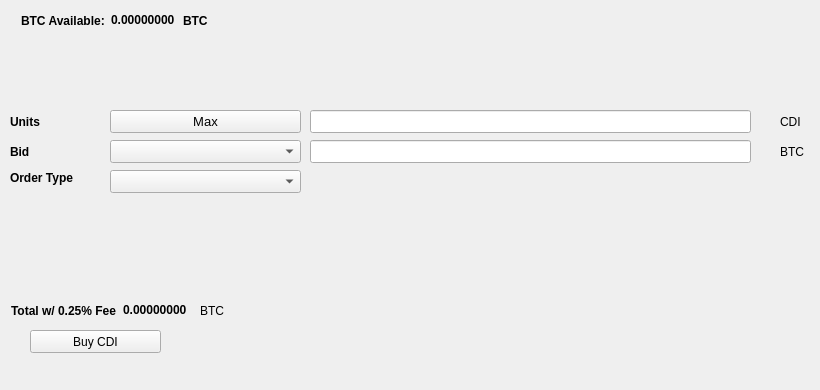
   <widget class="QWidget" name="BuyTab">
    <attribute name="title">
     <string>Buy</string>
    </attribute>
    <widget class="QPushButton" name="BuyCDI">
     <property name="geometry">
      <rect>
       <x>30</x>
       <y>330</y>
       <width>131</width>
       <height>23</height>
      </rect>
     </property>
     <property name="text">
      <string>Buy CDI</string>
     </property>
     <property name="icon">
      <iconset resource="../cdi.qrc">
       <normaloff>:/icons/bitcoin</normaloff>:/icons/bitcoin</iconset>
     </property>
    </widget>
    <widget class="QLabel" name="label_3">
     <property name="geometry">
      <rect>
       <x>10</x>
       <y>110</y>
       <width>46</width>
       <height>23</height>
      </rect>
     </property>
     <property name="font">
      <font>
       <weight>75</weight>
       <bold>true</bold>
      </font>
     </property>
     <property name="text">
      <string>Units</string>
     </property>
    </widget>
    <widget class="QLineEdit" name="UnitsInput">
     <property name="geometry">
      <rect>
       <x>310</x>
       <y>110</y>
       <width>441</width>
       <height>23</height>
      </rect>
     </property>
     <property name="font">
      <font>
       <pointsize>9</pointsize>
       <weight>75</weight>
       <bold>true</bold>
      </font>
     </property>
    </widget>
    <widget class="QLineEdit" name="BuyBidPriceEdit">
     <property name="geometry">
      <rect>
       <x>310</x>
       <y>140</y>
       <width>441</width>
       <height>23</height>
      </rect>
     </property>
     <property name="font">
      <font>
       <pointsize>9</pointsize>
       <weight>75</weight>
       <bold>true</bold>
      </font>
     </property>
    </widget>
    <widget class="QLabel" name="label_4">
     <property name="geometry">
      <rect>
       <x>780</x>
       <y>110</y>
       <width>31</width>
       <height>23</height>
      </rect>
     </property>
     <property name="text">
      <string>CDI</string>
     </property>
    </widget>
    <widget class="QLabel" name="label_5">
     <property name="geometry">
      <rect>
       <x>780</x>
       <y>140</y>
       <width>31</width>
       <height>23</height>
      </rect>
     </property>
     <property name="text">
      <string>BTC</string>
     </property>
    </widget>
    <widget class="QLabel" name="label_6">
     <property name="geometry">
      <rect>
       <x>10</x>
       <y>140</y>
       <width>46</width>
       <height>23</height>
      </rect>
     </property>
     <property name="font">
      <font>
       <weight>75</weight>
       <bold>true</bold>
      </font>
     </property>
     <property name="text">
      <string>Bid</string>
     </property>
    </widget>
    <widget class="QLabel" name="label_7">
     <property name="geometry">
      <rect>
       <x>10</x>
       <y>170</y>
       <width>91</width>
       <height>16</height>
      </rect>
     </property>
     <property name="font">
      <font>
       <weight>75</weight>
       <bold>true</bold>
      </font>
     </property>
     <property name="text">
      <string>Order Type</string>
     </property>
    </widget>
    <widget class="QPushButton" name="Buy_Max_Amount">
     <property name="geometry">
      <rect>
       <x>110</x>
       <y>110</y>
       <width>191</width>
       <height>23</height>
      </rect>
     </property>
     <property name="font">
      <font>
       <pointsize>10</pointsize>
      </font>
     </property>
     <property name="text">
      <string>Max</string>
     </property>
    </widget>
    <widget class="QComboBox" name="BuyBidcomboBox">
     <property name="geometry">
      <rect>
       <x>110</x>
       <y>140</y>
       <width>191</width>
       <height>23</height>
      </rect>
     </property>
     <property name="font">
      <font>
       <pointsize>10</pointsize>
      </font>
     </property>
    </widget>
    <widget class="QComboBox" name="buyOrdertypeCombo">
     <property name="geometry">
      <rect>
       <x>110</x>
       <y>170</y>
       <width>191</width>
       <height>23</height>
      </rect>
     </property>
     <property name="font">
      <font>
       <pointsize>10</pointsize>
      </font>
     </property>
    </widget>
    <widget class="QWidget" name="layoutWidget1">
     <property name="geometry">
      <rect>
       <x>21</x>
       <y>11</y>
       <width>227</width>
       <height>19</height>
      </rect>
     </property>
     <layout class="QHBoxLayout" name="horizontalLayout_3">
      <item>
       <widget class="QLabel" name="label232">
        <property name="font">
         <font>
          <weight>75</weight>
          <bold>true</bold>
         </font>
        </property>
        <property name="text">
         <string>BTC Available:</string>
        </property>
       </widget>
      </item>
      <item>
       <widget class="QLabel" name="BtcAvailableLbl">
        <property name="palette">
         <palette>
          <active>
           <colorrole role="WindowText">
            <brush brushstyle="SolidPattern">
             <color alpha="255">
              <red>0</red>
              <green>0</green>
              <blue>0</blue>
             </color>
            </brush>
           </colorrole>
           <colorrole role="Button">
            <brush brushstyle="SolidPattern">
             <color alpha="255">
              <red>0</red>
              <green>170</green>
              <blue>0</blue>
             </color>
            </brush>
           </colorrole>
           <colorrole role="Light">
            <brush brushstyle="SolidPattern">
             <color alpha="255">
              <red>0</red>
              <green>255</green>
              <blue>0</blue>
             </color>
            </brush>
           </colorrole>
           <colorrole role="Midlight">
            <brush brushstyle="SolidPattern">
             <color alpha="255">
              <red>0</red>
              <green>212</green>
              <blue>0</blue>
             </color>
            </brush>
           </colorrole>
           <colorrole role="Dark">
            <brush brushstyle="SolidPattern">
             <color alpha="255">
              <red>0</red>
              <green>85</green>
              <blue>0</blue>
             </color>
            </brush>
           </colorrole>
           <colorrole role="Mid">
            <brush brushstyle="SolidPattern">
             <color alpha="255">
              <red>0</red>
              <green>113</green>
              <blue>0</blue>
             </color>
            </brush>
           </colorrole>
           <colorrole role="Text">
            <brush brushstyle="SolidPattern">
             <color alpha="255">
              <red>0</red>
              <green>170</green>
              <blue>0</blue>
             </color>
            </brush>
           </colorrole>
           <colorrole role="BrightText">
            <brush brushstyle="SolidPattern">
             <color alpha="255">
              <red>255</red>
              <green>255</green>
              <blue>255</blue>
             </color>
            </brush>
           </colorrole>
           <colorrole role="ButtonText">
            <brush brushstyle="SolidPattern">
             <color alpha="255">
              <red>0</red>
              <green>0</green>
              <blue>0</blue>
             </color>
            </brush>
           </colorrole>
           <colorrole role="Base">
            <brush brushstyle="SolidPattern">
             <color alpha="255">
              <red>255</red>
              <green>255</green>
              <blue>255</blue>
             </color>
            </brush>
           </colorrole>
           <colorrole role="Window">
            <brush brushstyle="SolidPattern">
             <color alpha="255">
              <red>0</red>
              <green>170</green>
              <blue>0</blue>
             </color>
            </brush>
           </colorrole>
           <colorrole role="Shadow">
            <brush brushstyle="SolidPattern">
             <color alpha="255">
              <red>0</red>
              <green>0</green>
              <blue>0</blue>
             </color>
            </brush>
           </colorrole>
           <colorrole role="AlternateBase">
            <brush brushstyle="SolidPattern">
             <color alpha="255">
              <red>127</red>
              <green>212</green>
              <blue>127</blue>
             </color>
            </brush>
           </colorrole>
           <colorrole role="ToolTipBase">
            <brush brushstyle="SolidPattern">
             <color alpha="255">
              <red>255</red>
              <green>255</green>
              <blue>220</blue>
             </color>
            </brush>
           </colorrole>
           <colorrole role="ToolTipText">
            <brush brushstyle="SolidPattern">
             <color alpha="255">
              <red>0</red>
              <green>0</green>
              <blue>0</blue>
             </color>
            </brush>
           </colorrole>
          </active>
          <inactive>
           <colorrole role="WindowText">
            <brush brushstyle="SolidPattern">
             <color alpha="255">
              <red>0</red>
              <green>0</green>
              <blue>0</blue>
             </color>
            </brush>
           </colorrole>
           <colorrole role="Button">
            <brush brushstyle="SolidPattern">
             <color alpha="255">
              <red>0</red>
              <green>170</green>
              <blue>0</blue>
             </color>
            </brush>
           </colorrole>
           <colorrole role="Light">
            <brush brushstyle="SolidPattern">
             <color alpha="255">
              <red>0</red>
              <green>255</green>
              <blue>0</blue>
             </color>
            </brush>
           </colorrole>
           <colorrole role="Midlight">
            <brush brushstyle="SolidPattern">
             <color alpha="255">
              <red>0</red>
              <green>212</green>
              <blue>0</blue>
             </color>
            </brush>
           </colorrole>
           <colorrole role="Dark">
            <brush brushstyle="SolidPattern">
             <color alpha="255">
              <red>0</red>
              <green>85</green>
              <blue>0</blue>
             </color>
            </brush>
           </colorrole>
           <colorrole role="Mid">
            <brush brushstyle="SolidPattern">
             <color alpha="255">
              <red>0</red>
              <green>113</green>
              <blue>0</blue>
             </color>
            </brush>
           </colorrole>
           <colorrole role="Text">
            <brush brushstyle="SolidPattern">
             <color alpha="255">
              <red>0</red>
              <green>170</green>
              <blue>0</blue>
             </color>
            </brush>
           </colorrole>
           <colorrole role="BrightText">
            <brush brushstyle="SolidPattern">
             <color alpha="255">
              <red>255</red>
              <green>255</green>
              <blue>255</blue>
             </color>
            </brush>
           </colorrole>
           <colorrole role="ButtonText">
            <brush brushstyle="SolidPattern">
             <color alpha="255">
              <red>0</red>
              <green>0</green>
              <blue>0</blue>
             </color>
            </brush>
           </colorrole>
           <colorrole role="Base">
            <brush brushstyle="SolidPattern">
             <color alpha="255">
              <red>255</red>
              <green>255</green>
              <blue>255</blue>
             </color>
            </brush>
           </colorrole>
           <colorrole role="Window">
            <brush brushstyle="SolidPattern">
             <color alpha="255">
              <red>0</red>
              <green>170</green>
              <blue>0</blue>
             </color>
            </brush>
           </colorrole>
           <colorrole role="Shadow">
            <brush brushstyle="SolidPattern">
             <color alpha="255">
              <red>0</red>
              <green>0</green>
              <blue>0</blue>
             </color>
            </brush>
           </colorrole>
           <colorrole role="AlternateBase">
            <brush brushstyle="SolidPattern">
             <color alpha="255">
              <red>127</red>
              <green>212</green>
              <blue>127</blue>
             </color>
            </brush>
           </colorrole>
           <colorrole role="ToolTipBase">
            <brush brushstyle="SolidPattern">
             <color alpha="255">
              <red>255</red>
              <green>255</green>
              <blue>220</blue>
             </color>
            </brush>
           </colorrole>
           <colorrole role="ToolTipText">
            <brush brushstyle="SolidPattern">
             <color alpha="255">
              <red>0</red>
              <green>0</green>
              <blue>0</blue>
             </color>
            </brush>
           </colorrole>
          </inactive>
          <disabled>
           <colorrole role="WindowText">
            <brush brushstyle="SolidPattern">
             <color alpha="255">
              <red>0</red>
              <green>85</green>
              <blue>0</blue>
             </color>
            </brush>
           </colorrole>
           <colorrole role="Button">
            <brush brushstyle="SolidPattern">
             <color alpha="255">
              <red>0</red>
              <green>170</green>
              <blue>0</blue>
             </color>
            </brush>
           </colorrole>
           <colorrole role="Light">
            <brush brushstyle="SolidPattern">
             <color alpha="255">
              <red>0</red>
              <green>255</green>
              <blue>0</blue>
             </color>
            </brush>
           </colorrole>
           <colorrole role="Midlight">
            <brush brushstyle="SolidPattern">
             <color alpha="255">
              <red>0</red>
              <green>212</green>
              <blue>0</blue>
             </color>
            </brush>
           </colorrole>
           <colorrole role="Dark">
            <brush brushstyle="SolidPattern">
             <color alpha="255">
              <red>0</red>
              <green>85</green>
              <blue>0</blue>
             </color>
            </brush>
           </colorrole>
           <colorrole role="Mid">
            <brush brushstyle="SolidPattern">
             <color alpha="255">
              <red>0</red>
              <green>113</green>
              <blue>0</blue>
             </color>
            </brush>
           </colorrole>
           <colorrole role="Text">
            <brush brushstyle="SolidPattern">
             <color alpha="255">
              <red>0</red>
              <green>85</green>
              <blue>0</blue>
             </color>
            </brush>
           </colorrole>
           <colorrole role="BrightText">
            <brush brushstyle="SolidPattern">
             <color alpha="255">
              <red>255</red>
              <green>255</green>
              <blue>255</blue>
             </color>
            </brush>
           </colorrole>
           <colorrole role="ButtonText">
            <brush brushstyle="SolidPattern">
             <color alpha="255">
              <red>0</red>
              <green>85</green>
              <blue>0</blue>
             </color>
            </brush>
           </colorrole>
           <colorrole role="Base">
            <brush brushstyle="SolidPattern">
             <color alpha="255">
              <red>0</red>
              <green>170</green>
              <blue>0</blue>
             </color>
            </brush>
           </colorrole>
           <colorrole role="Window">
            <brush brushstyle="SolidPattern">
             <color alpha="255">
              <red>0</red>
              <green>170</green>
              <blue>0</blue>
             </color>
            </brush>
           </colorrole>
           <colorrole role="Shadow">
            <brush brushstyle="SolidPattern">
             <color alpha="255">
              <red>0</red>
              <green>0</green>
              <blue>0</blue>
             </color>
            </brush>
           </colorrole>
           <colorrole role="AlternateBase">
            <brush brushstyle="SolidPattern">
             <color alpha="255">
              <red>0</red>
              <green>170</green>
              <blue>0</blue>
             </color>
            </brush>
           </colorrole>
           <colorrole role="ToolTipBase">
            <brush brushstyle="SolidPattern">
             <color alpha="255">
              <red>255</red>
              <green>255</green>
              <blue>220</blue>
             </color>
            </brush>
           </colorrole>
           <colorrole role="ToolTipText">
            <brush brushstyle="SolidPattern">
             <color alpha="255">
              <red>0</red>
              <green>0</green>
              <blue>0</blue>
             </color>
            </brush>
           </colorrole>
          </disabled>
         </palette>
        </property>
        <property name="font">
         <font>
          <weight>75</weight>
          <bold>true</bold>
         </font>
        </property>
        <property name="text">
         <string>0.00000000</string>
        </property>
        <property name="textInteractionFlags">
         <set>Qt::LinksAccessibleByMouse|Qt::TextSelectableByKeyboard|Qt::TextSelectableByMouse</set>
        </property>
       </widget>
      </item>
      <item>
       <widget class="QLabel" name="BtcAvailableLbl_2">
        <property name="font">
         <font>
          <weight>75</weight>
          <bold>true</bold>
         </font>
        </property>
        <property name="text">
         <string>BTC</string>
        </property>
       </widget>
      </item>
     </layout>
    </widget>
    <widget class="QWidget" name="layoutWidge2">
     <property name="geometry">
      <rect>
       <x>11</x>
       <y>301</y>
       <width>259</width>
       <height>19</height>
      </rect>
     </property>
     <layout class="QHBoxLayout" name="horizontalLayout_4">
      <item>
       <widget class="QLabel" name="label_9">
        <property name="font">
         <font>
          <weight>75</weight>
          <bold>true</bold>
         </font>
        </property>
        <property name="text">
         <string>Total w/ 0.25% Fee</string>
        </property>
       </widget>
      </item>
      <item>
       <widget class="QLabel" name="BuyCostLabel">
        <property name="palette">
         <palette>
          <active>
           <colorrole role="WindowText">
            <brush brushstyle="SolidPattern">
             <color alpha="255">
              <red>0</red>
              <green>0</green>
              <blue>0</blue>
             </color>
            </brush>
           </colorrole>
           <colorrole role="Button">
            <brush brushstyle="SolidPattern">
             <color alpha="255">
              <red>0</red>
              <green>170</green>
              <blue>0</blue>
             </color>
            </brush>
           </colorrole>
           <colorrole role="Light">
            <brush brushstyle="SolidPattern">
             <color alpha="255">
              <red>0</red>
              <green>255</green>
              <blue>0</blue>
             </color>
            </brush>
           </colorrole>
           <colorrole role="Midlight">
            <brush brushstyle="SolidPattern">
             <color alpha="255">
              <red>0</red>
              <green>212</green>
              <blue>0</blue>
             </color>
            </brush>
           </colorrole>
           <colorrole role="Dark">
            <brush brushstyle="SolidPattern">
             <color alpha="255">
              <red>0</red>
              <green>85</green>
              <blue>0</blue>
             </color>
            </brush>
           </colorrole>
           <colorrole role="Mid">
            <brush brushstyle="SolidPattern">
             <color alpha="255">
              <red>0</red>
              <green>113</green>
              <blue>0</blue>
             </color>
            </brush>
           </colorrole>
           <colorrole role="Text">
            <brush brushstyle="SolidPattern">
             <color alpha="255">
              <red>0</red>
              <green>170</green>
              <blue>0</blue>
             </color>
            </brush>
           </colorrole>
           <colorrole role="BrightText">
            <brush brushstyle="SolidPattern">
             <color alpha="255">
              <red>255</red>
              <green>255</green>
              <blue>255</blue>
             </color>
            </brush>
           </colorrole>
           <colorrole role="ButtonText">
            <brush brushstyle="SolidPattern">
             <color alpha="255">
              <red>0</red>
              <green>0</green>
              <blue>0</blue>
             </color>
            </brush>
           </colorrole>
           <colorrole role="Base">
            <brush brushstyle="SolidPattern">
             <color alpha="255">
              <red>255</red>
              <green>255</green>
              <blue>255</blue>
             </color>
            </brush>
           </colorrole>
           <colorrole role="Window">
            <brush brushstyle="SolidPattern">
             <color alpha="255">
              <red>0</red>
              <green>170</green>
              <blue>0</blue>
             </color>
            </brush>
           </colorrole>
           <colorrole role="Shadow">
            <brush brushstyle="SolidPattern">
             <color alpha="255">
              <red>0</red>
              <green>0</green>
              <blue>0</blue>
             </color>
            </brush>
           </colorrole>
           <colorrole role="AlternateBase">
            <brush brushstyle="SolidPattern">
             <color alpha="255">
              <red>127</red>
              <green>212</green>
              <blue>127</blue>
             </color>
            </brush>
           </colorrole>
           <colorrole role="ToolTipBase">
            <brush brushstyle="SolidPattern">
             <color alpha="255">
              <red>255</red>
              <green>255</green>
              <blue>220</blue>
             </color>
            </brush>
           </colorrole>
           <colorrole role="ToolTipText">
            <brush brushstyle="SolidPattern">
             <color alpha="255">
              <red>0</red>
              <green>0</green>
              <blue>0</blue>
             </color>
            </brush>
           </colorrole>
          </active>
          <inactive>
           <colorrole role="WindowText">
            <brush brushstyle="SolidPattern">
             <color alpha="255">
              <red>0</red>
              <green>0</green>
              <blue>0</blue>
             </color>
            </brush>
           </colorrole>
           <colorrole role="Button">
            <brush brushstyle="SolidPattern">
             <color alpha="255">
              <red>0</red>
              <green>170</green>
              <blue>0</blue>
             </color>
            </brush>
           </colorrole>
           <colorrole role="Light">
            <brush brushstyle="SolidPattern">
             <color alpha="255">
              <red>0</red>
              <green>255</green>
              <blue>0</blue>
             </color>
            </brush>
           </colorrole>
           <colorrole role="Midlight">
            <brush brushstyle="SolidPattern">
             <color alpha="255">
              <red>0</red>
              <green>212</green>
              <blue>0</blue>
             </color>
            </brush>
           </colorrole>
           <colorrole role="Dark">
            <brush brushstyle="SolidPattern">
             <color alpha="255">
              <red>0</red>
              <green>85</green>
              <blue>0</blue>
             </color>
            </brush>
           </colorrole>
           <colorrole role="Mid">
            <brush brushstyle="SolidPattern">
             <color alpha="255">
              <red>0</red>
              <green>113</green>
              <blue>0</blue>
             </color>
            </brush>
           </colorrole>
           <colorrole role="Text">
            <brush brushstyle="SolidPattern">
             <color alpha="255">
              <red>0</red>
              <green>170</green>
              <blue>0</blue>
             </color>
            </brush>
           </colorrole>
           <colorrole role="BrightText">
            <brush brushstyle="SolidPattern">
             <color alpha="255">
              <red>255</red>
              <green>255</green>
              <blue>255</blue>
             </color>
            </brush>
           </colorrole>
           <colorrole role="ButtonText">
            <brush brushstyle="SolidPattern">
             <color alpha="255">
              <red>0</red>
              <green>0</green>
              <blue>0</blue>
             </color>
            </brush>
           </colorrole>
           <colorrole role="Base">
            <brush brushstyle="SolidPattern">
             <color alpha="255">
              <red>255</red>
              <green>255</green>
              <blue>255</blue>
             </color>
            </brush>
           </colorrole>
           <colorrole role="Window">
            <brush brushstyle="SolidPattern">
             <color alpha="255">
              <red>0</red>
              <green>170</green>
              <blue>0</blue>
             </color>
            </brush>
           </colorrole>
           <colorrole role="Shadow">
            <brush brushstyle="SolidPattern">
             <color alpha="255">
              <red>0</red>
              <green>0</green>
              <blue>0</blue>
             </color>
            </brush>
           </colorrole>
           <colorrole role="AlternateBase">
            <brush brushstyle="SolidPattern">
             <color alpha="255">
              <red>127</red>
              <green>212</green>
              <blue>127</blue>
             </color>
            </brush>
           </colorrole>
           <colorrole role="ToolTipBase">
            <brush brushstyle="SolidPattern">
             <color alpha="255">
              <red>255</red>
              <green>255</green>
              <blue>220</blue>
             </color>
            </brush>
           </colorrole>
           <colorrole role="ToolTipText">
            <brush brushstyle="SolidPattern">
             <color alpha="255">
              <red>0</red>
              <green>0</green>
              <blue>0</blue>
             </color>
            </brush>
           </colorrole>
          </inactive>
          <disabled>
           <colorrole role="WindowText">
            <brush brushstyle="SolidPattern">
             <color alpha="255">
              <red>0</red>
              <green>85</green>
              <blue>0</blue>
             </color>
            </brush>
           </colorrole>
           <colorrole role="Button">
            <brush brushstyle="SolidPattern">
             <color alpha="255">
              <red>0</red>
              <green>170</green>
              <blue>0</blue>
             </color>
            </brush>
           </colorrole>
           <colorrole role="Light">
            <brush brushstyle="SolidPattern">
             <color alpha="255">
              <red>0</red>
              <green>255</green>
              <blue>0</blue>
             </color>
            </brush>
           </colorrole>
           <colorrole role="Midlight">
            <brush brushstyle="SolidPattern">
             <color alpha="255">
              <red>0</red>
              <green>212</green>
              <blue>0</blue>
             </color>
            </brush>
           </colorrole>
           <colorrole role="Dark">
            <brush brushstyle="SolidPattern">
             <color alpha="255">
              <red>0</red>
              <green>85</green>
              <blue>0</blue>
             </color>
            </brush>
           </colorrole>
           <colorrole role="Mid">
            <brush brushstyle="SolidPattern">
             <color alpha="255">
              <red>0</red>
              <green>113</green>
              <blue>0</blue>
             </color>
            </brush>
           </colorrole>
           <colorrole role="Text">
            <brush brushstyle="SolidPattern">
             <color alpha="255">
              <red>0</red>
              <green>85</green>
              <blue>0</blue>
             </color>
            </brush>
           </colorrole>
           <colorrole role="BrightText">
            <brush brushstyle="SolidPattern">
             <color alpha="255">
              <red>255</red>
              <green>255</green>
              <blue>255</blue>
             </color>
            </brush>
           </colorrole>
           <colorrole role="ButtonText">
            <brush brushstyle="SolidPattern">
             <color alpha="255">
              <red>0</red>
              <green>85</green>
              <blue>0</blue>
             </color>
            </brush>
           </colorrole>
           <colorrole role="Base">
            <brush brushstyle="SolidPattern">
             <color alpha="255">
              <red>0</red>
              <green>170</green>
              <blue>0</blue>
             </color>
            </brush>
           </colorrole>
           <colorrole role="Window">
            <brush brushstyle="SolidPattern">
             <color alpha="255">
              <red>0</red>
              <green>170</green>
              <blue>0</blue>
             </color>
            </brush>
           </colorrole>
           <colorrole role="Shadow">
            <brush brushstyle="SolidPattern">
             <color alpha="255">
              <red>0</red>
              <green>0</green>
              <blue>0</blue>
             </color>
            </brush>
           </colorrole>
           <colorrole role="AlternateBase">
            <brush brushstyle="SolidPattern">
             <color alpha="255">
              <red>0</red>
              <green>170</green>
              <blue>0</blue>
             </color>
            </brush>
           </colorrole>
           <colorrole role="ToolTipBase">
            <brush brushstyle="SolidPattern">
             <color alpha="255">
              <red>255</red>
              <green>255</green>
              <blue>220</blue>
             </color>
            </brush>
           </colorrole>
           <colorrole role="ToolTipText">
            <brush brushstyle="SolidPattern">
             <color alpha="255">
              <red>0</red>
              <green>0</green>
              <blue>0</blue>
             </color>
            </brush>
           </colorrole>
          </disabled>
         </palette>
        </property>
        <property name="font">
         <font>
          <weight>75</weight>
          <bold>true</bold>
         </font>
        </property>
        <property name="autoFillBackground">
         <bool>false</bool>
        </property>
        <property name="text">
         <string>0.00000000</string>
        </property>
        <property name="textInteractionFlags">
         <set>Qt::LinksAccessibleByMouse|Qt::TextSelectableByMouse</set>
        </property>
       </widget>
      </item>
      <item>
       <widget class="QLabel" name="label_10">
        <property name="font">
         <font>
          <weight>50</weight>
          <bold>false</bold>
         </font>
        </property>
        <property name="text">
         <string>BTC</string>
        </property>
       </widget>
      </item>
     </layout>
    </widget>
    <widget class="QLabel" name="label_24">
     <property name="geometry">
      <rect>
       <x>460</x>
       <y>300</y>
       <width>281</width>
       <height>81</height>
      </rect>
     </property>
     <property name="text">
      <string/>
     </property>
     <property name="pixmap">
      <pixmap>:/images/bittrex</pixmap>
     </property>
    </widget>
   </widget>
